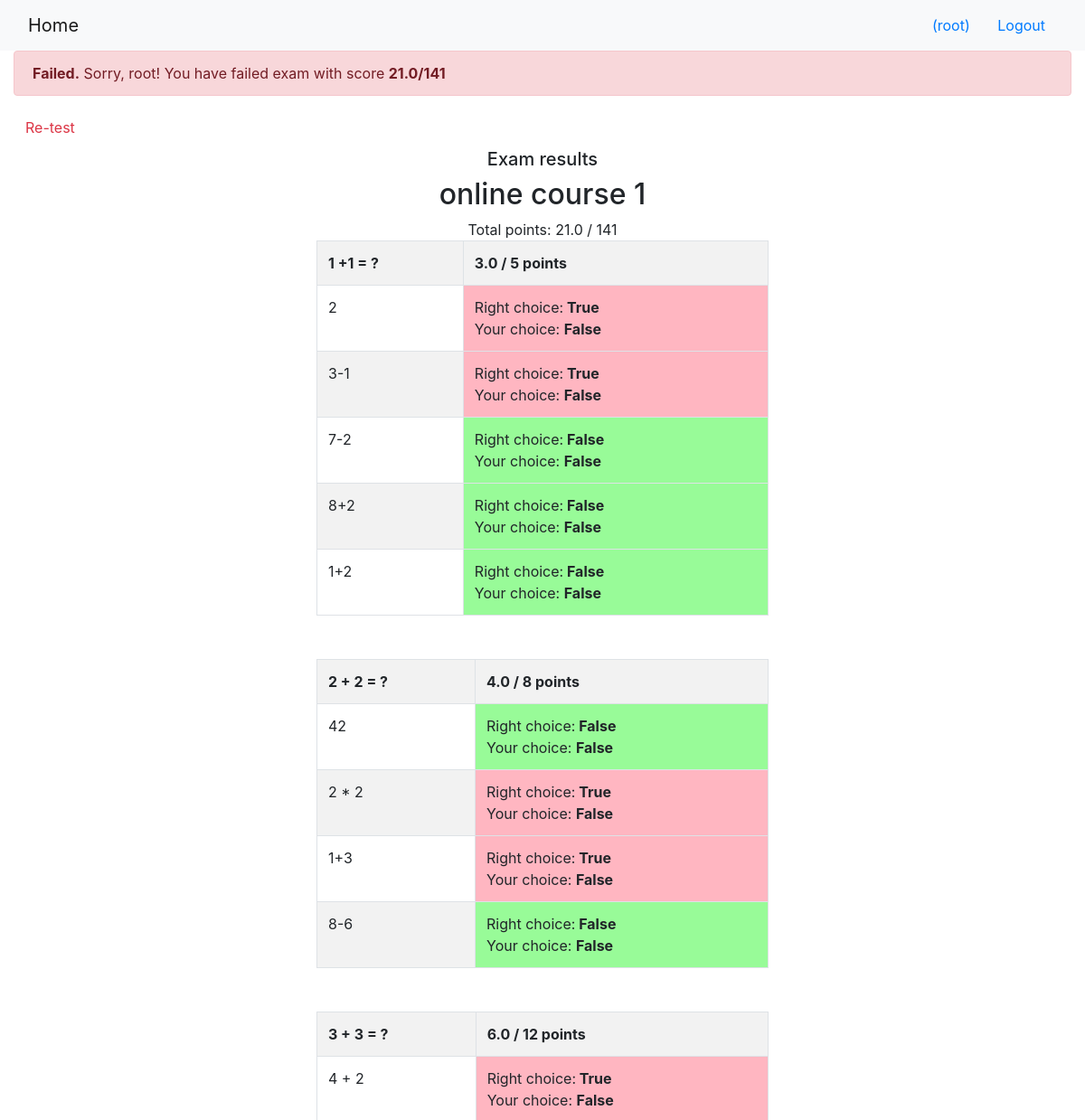
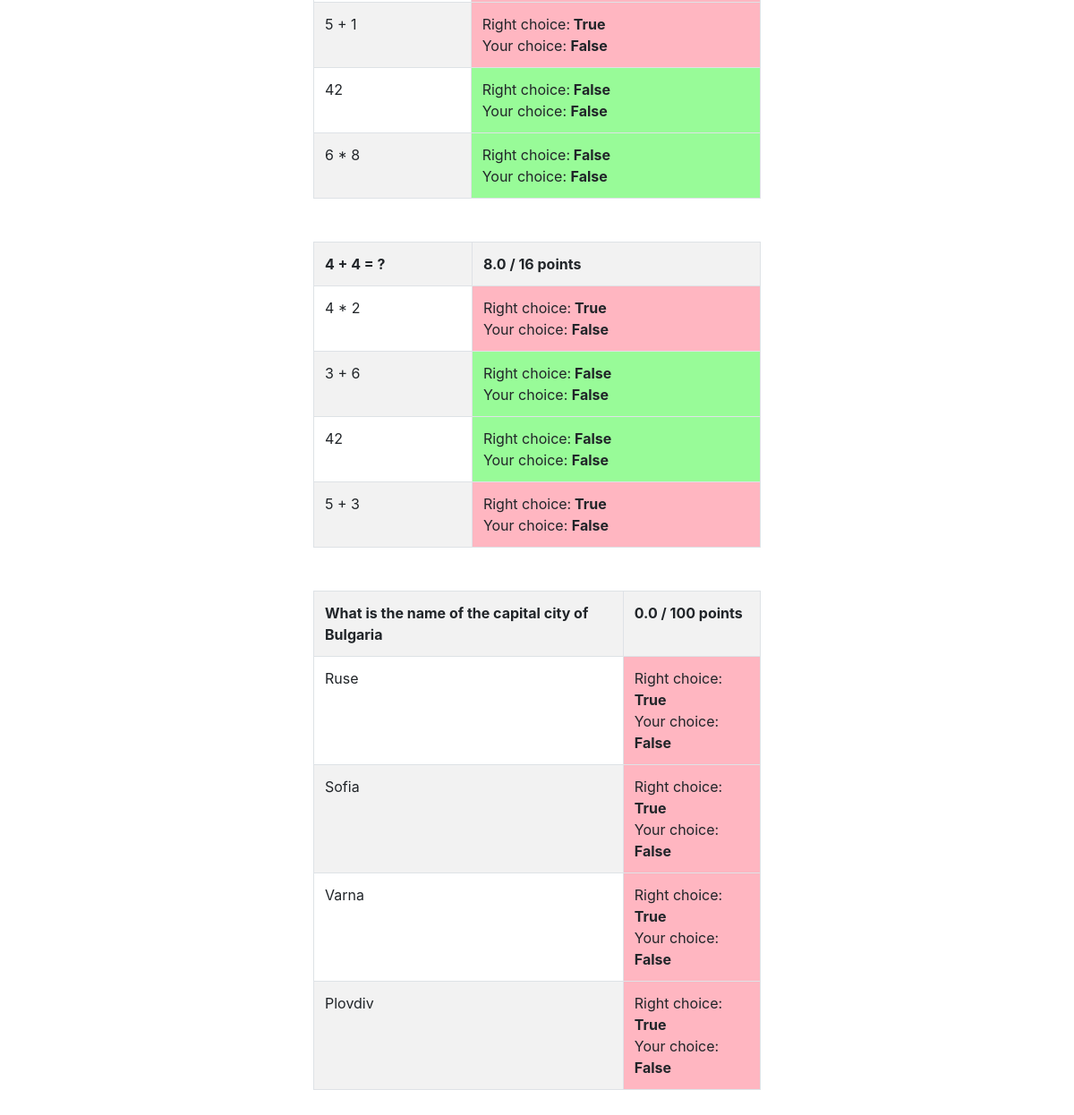
The page /onlinecourse/1/show_exam_result/submission/1/result/ (signed in) on the database its author committed (2 pictures, top to bottom).
### onlinecourse/models.py (models this page shows, shortened)
class Course(models.Model):
    name = models.CharField(null=False, max_length=30, default='online course')
    image = models.ImageField(upload_to='course_images/')
    description = models.CharField(max_length=1000)
    pub_date = models.DateField(null=True)
    instructors = models.ManyToManyField(Instructor)
    users = models.ManyToManyField(settings.AUTH_USER_MODEL, through='Enrollment')
    total_enrollment = models.IntegerField(default=0)
    is_enrolled = False

class Question(models.Model):
    lesson_id = models.ForeignKey(Course, on_delete=models.CASCADE)
    question_text = models.CharField(max_length=1000)
    grade = models.IntegerField(default=0)

class Choice(models.Model):
    question_id = models.ForeignKey(Question, on_delete=models.CASCADE)
    chioce_text = models.CharField(max_length=1000)
    is_correct = models.BooleanField(default=0)

### onlinecourse/views.py (the view)
# urls.py: path('<int:course_id>/show_exam_result/submission/<int:submission_id>/result/', views.show_exam_result, name='show_exam_result'),
def show_exam_result(request, course_id, submission_id):
    course  =  get_object_or_404(Course, pk=course_id)
    submission =      get_object_or_404(Submission, pk=submission_id)
    total =  0
    total_user =  0
    q_results = {}
    c_submits = {}
    c_results = {}
    for q in course.question_set.all():
        q_total = 0;
        q_total_user = 0;
        for c in q.choice_set.all():
            q_total += 1
            temp_right = c.is_correct
            count =  submission.chocies.filter(id = c.id).count()
            temp_user  = count > 0
            c_submits[c.id] = temp_user
            c_results[c.id] = temp_user == temp_right
            if temp_user == temp_right:
                q_total_user += 1
        q_results[q.id] =  q.grade*(q_total_user / q_total)
        total += q.grade
        total_user  += q_results[q.id]
    context  = {}
    context["course"]  =  course
    context["submission"]  =  submission
    context["total"]  =  total
    context["total_user"]  =  total_user
    context["q_results"]  =  q_results
    context["c_submits"]  =  c_submits
    context["c_results"]  =  c_results
    context["grade"]  =  int((total_user/total)*100)
    return render(request, 'onlinecourse/exam_result_bootstrap.html', context)

### onlinecourse/templates/onlinecourse/exam_result_bootstrap.html (shortened to what this page needs)
<!DOCTYPE html>
<html lang="en">
<head>
    {% load static %}
    <link rel="stylesheet" href="https://maxcdn.bootstrapcdn.com/bootstrap/4.5.2/css/bootstrap.min.css">
</head>
<body>
 <nav class="navbar navbar-light bg-light">
    <div class="container-fluid">
        <div class="navbar-header">
              <a class="navbar-brand" href="{% url 'onlinecourse:index' %}">Home</a>
        </div>
        <ul class="nav navbar-nav navbar-right">
            {% if user.is_authenticated %}
            <li>
                <a class="btn btn-link" href="#">{{ user.first_name }}({{ user.username }})</a>
                <a class="btn btn-link" href="{% url 'onlinecourse:logout' %}">Logout</a>
            </li>
            {% endif %}
        </ul>
    </div>
</nav>
<div class="container-fluid">
    {% if grade > 80 %}
    <div class="alert alert-success">
        <b>Congratulations, {{ user.username }}!</b>   You have passed the exam and compleeted thhe course with score <b>{{ total_user}}/{{ total }}</b></b>
    </div>
        {% else %}
        <div class="alert alert-danger">
            <b>Failed.</b> Sorry, {{ user.username }}! You have failed exam with score <b>{{ total_user}}/{{ total }}</b></b>
        </div>
        <a class="btn btn-link text-danger" href="{% url 'onlinecourse:course_details' course.id %}">Re-test</a>
        {% endif %}
        <div class="card-columns-vertical mt-1"  style='width:800px; margin:auto'>
            <center>
        <h5 class="">Exam results</h5>
            <h2>{{ course.name }}  </h2>
            Total points: {{ total_user }} / {{ total }}
        </center>
            {% for  question in course.question_set.all %}
            <table class='table table-bordered table-striped' style='width:500px; margin:auto'>
                       <tr>
                           <th colspan="1">
                           {{ question.question_text }} </th>
                        <th>
                        {% for key, value in q_results.items %}
                                {% if question.id == key %}
                                    {{ value }}
                                {% endif %}
                            {% endfor %}
                        / {{ question.grade }} points   </th>
                        </tr>
                       {% for choice in question.choice_set.all %}
                       <tr >
                           <td>{{ choice.chioce_text }}  </td>
                           <td
                           style='background-color:{% for key, value in c_results.items %}
                                    {% if choice.id == key %}
                                    {% if value == True %}
                                    palegreen
                                    {% else %}
                                    lightpink
                                 {% endif %}
                                        {% endif %}
                                {% endfor %}'
                           >Right choice:<b> {{ choice.is_correct}} </b>
                          <br> Your choice: <b>
                            {% for key, value0 in c_submits.items %}
                                    {% if choice.id == key %}
                                        {{ value0 }}
                                    {% endif %}
                                {% endfor %}
                                </b>
                           <br>
                           </td>
                    </tr>
                {% endfor %}
            </table>    <BR></BR>
            {% endfor %}
        </div>
    </div>
</body>
</html>

### rows shown on the page
Course: name "online course 1"
Question: question_text "1 +1 = ?", q_results "3.0", grade "5"
Choice: chioce_text "2", is_correct "True", c_submits "False"
Choice: chioce_text "3-1", is_correct "True", c_submits "False"
Choice: chioce_text "7-2", is_correct "False", c_submits "False"
Choice: chioce_text "8+2", is_correct "False", c_submits "False"
Choice: chioce_text "1+2", is_correct "False", c_submits "False"
Question: question_text "2 + 2 = ?", q_results "4.0", grade "8"
Choice: chioce_text "42", is_correct "False", c_submits "False"
Choice: chioce_text "2 * 2", is_correct "True", c_submits "False"
Choice: chioce_text "1+3", is_correct "True", c_submits "False"
Choice: chioce_text "8-6", is_correct "False", c_submits "False"
Question: question_text "3 + 3 = ?", q_results "6.0", grade "12"
Choice: chioce_text "4 + 2", is_correct "True", c_submits "False"
Choice: chioce_text "5 + 1", is_correct "True", c_submits "False"
Choice: chioce_text "42", is_correct "False", c_submits "False"
Choice: chioce_text "6 * 8", is_correct "False", c_submits "False"
Question: question_text "4 + 4 = ?", q_results "8.0", grade "16"
Choice: chioce_text "4 * 2", is_correct "True", c_submits "False"
Choice: chioce_text "3 + 6", is_correct "False", c_submits "False"
Choice: chioce_text "42", is_correct "False", c_submits "False"
Choice: chioce_text "5 + 3", is_correct "True", c_submits "False"
Question: question_text "What is the name of the capital city of Bulgaria", q_results "0.0", grade "100"
Choice: chioce_text "Ruse", is_correct "True", c_submits "False"
Choice: chioce_text "Sofia", is_correct "True", c_submits "False"
Choice: chioce_text "Varna", is_correct "True", c_submits "False"
Choice: chioce_text "Plovdiv", is_correct "True", c_submits "False"

### other values the page prints
{{ user.username }} "root"
{{ total_user }} "21.0"
{{ total }} "141"
